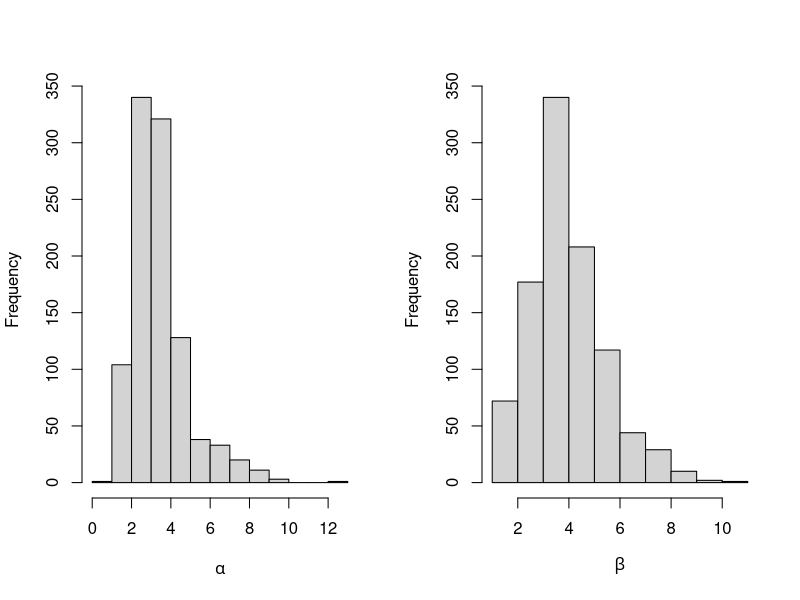
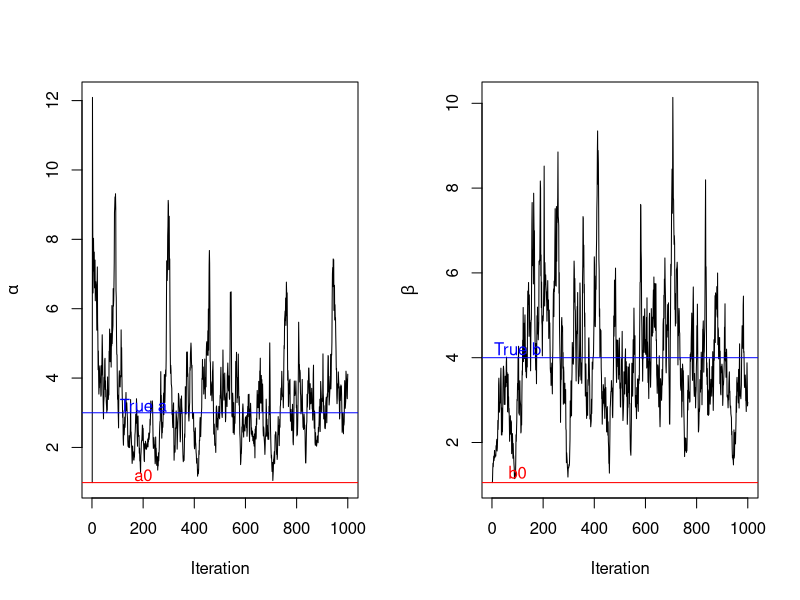

Here is the R script that generated these plots, in order:
## ---- chunk 1
knitr::opts_chunk$set(echo = TRUE, cache = TRUE)
## ---- chunk 2
set.seed(1)
# set up priors (mean)
a0 <- mean(rgamma(1000, shape = 1, rate = 1))
b0 <- mean(rgamma(1000, shape = 1, rate = 1))

# true data distribution
N <- 100  # 100 Xi observations
truea <- 3
trueb <- 4
X <- rexp(n = N, truea*trueb) #create 100 observations where X~exp(ab)

Xsum = sum(X) # for later use
## ---- chunk 3
# store posterior samples of a and b
alphas <- c()
betas <- c()

# input a0, b0
# we are choosing the starting points to be the mean of our prior distribution
alphas[1] <- a0
betas[1] <- b0

# choose how many iterations of Gibbs sampling to run
j <- 1000
## ---- chunk 4
# run for j (1000) iterations

for(i in 2:j){
# update a and b
a <- rgamma(n = 1, shape = N+1, rate = betas[i-1]*Xsum + 1)
alphas[i] <- a

b <- rgamma(n = 1, shape = N+1, rate = alphas[i]*Xsum + 1)
betas[i] <- b
}
## ---- chunk 5
# Histogram of samples
par(mfrow=c(1,2))
hist(alphas, xlab = expression(alpha), main = '')
hist(betas, xlab = expression(beta), main = '')
## ---- chunk 6
iterations <- 1:j
par(mfrow=c(1,2))
plot(alphas ~ iterations, xlab = 'Iteration', ylab = expression(alpha), type = 'l')
abline(h = a0, col = "red")
text(x=200, y=1.2, 'a0', col = "red")
abline(h = truea, col = "blue")
text(x=200, y=truea+0.2, 'True a', col = "blue")
plot(betas ~ iterations, xlab = 'Iteration', ylab = expression(beta), type = 'l')
abline(h = b0, col = "red")
text(x=100, y=1.3, 'b0', col = "red")
abline(h = trueb, col = "blue")
text(x=100, y=trueb+0.2, 'True b', col = "blue")
